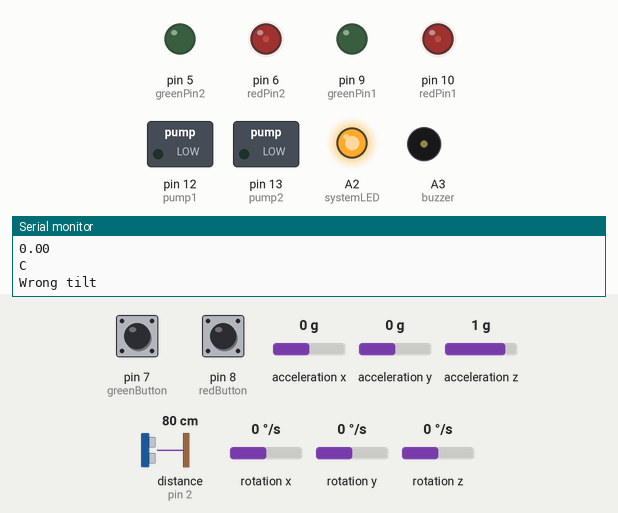
This sketch was run on a simulated Arduino Uno, built with avr-gcc and run on an emulated ATmega328P. Parts: switched loads named in the sketch (green lamp = pin HIGH), output pins drawn as LEDs (lit = HIGH), buzzer (waves = sounding), the last lines printed to the serial monitor. Wiring (inferred from the names in the program): ultrasonic range finder: trigger pin 3; echo pin 2. Inputs (shaded band) come from the test bench; at power-on: distance to the obstacle (sensor on pin 2) 80 cm, pin 8 (redButton) LOW, pin 7 (greenButton) LOW, acceleration x 0 g, acceleration y 0 g, acceleration z 1 g, rotation x 0 °/s, rotation y 0 °/s, rotation z 0 °/s. The echo pulse lasts 58.3 µs per cm; random numbers use the default seed unless the sketch sets one; pins used as bus, display or sensor lines are not drawn.

Above: at 4.89 s.
5.2 s: distance to the obstacle (sensor on pin 2) set to 250 cm
At 6.5 s:
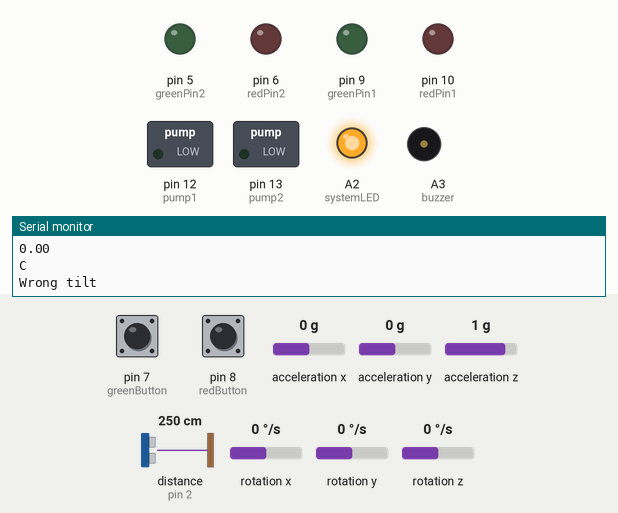
9.9 s: pin 8 (redButton) pulled HIGH for 2.8 s
At 14.0 s:
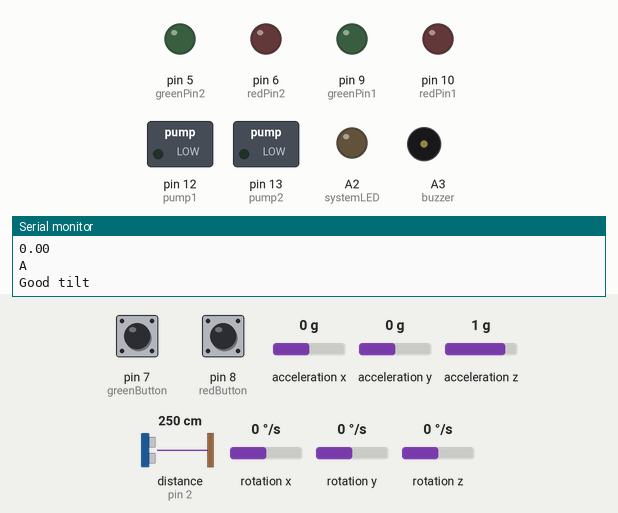
Timing chart, 0 to 15.5 s (numbered marks = the images above; inputs shaded):
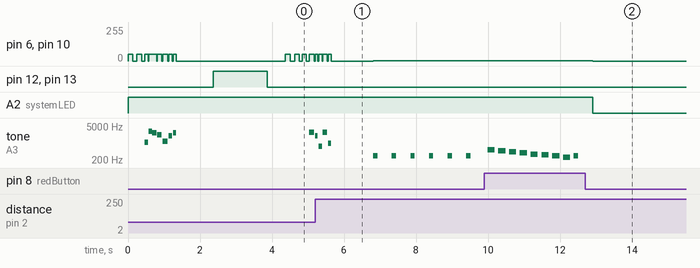

The sketch:

UnhopefulReality_Arduino_SourceCode_1.ino
```cpp
/*
  (un)Hopeful Reality [1st Arduino] - Make Things Interactive
  Code by Big Baby group, RMIT MDIT students
  Year 2023
  Youtube:

  Description:
    This is the code for the first Arduino on the wearable.
    It communicates with the second Arduino on the wall using IR.
    It uses IR receiver & transmitter, 2 RGBs, 2 buttons, URM sensor
    buzzer, LED, accelerometer and 2 pumps connected with 12v relays.

    More details about this project is on the attached slide.
*/

#include <Wire.h>  // Wire library - used for I2C communication
#include <SparkFun_MMA8452Q.h> // accelerometer library
#include <IRremote.hpp> // IR remote library using newest configuration

//define pins
  //rgb
  #define redPin1 10
  #define greenPin1 9
  #define redPin2 6
  #define greenPin2 5

  //IR
  #define receiver A0
  #define sender A1

  //button
  #define redButton 8
  #define greenButton 7

  //pump
  #define pump1 12
  #define pump2 13

  //URM
  #define echo 2
  #define trig 3

  #define systemLED A2
  #define buzzer A3
//

//define constants
  //URM
  unsigned long duration;
  float distance;
  float previousDistance = 400; // init value

  //accelerometer
  MMA8452Q accel;
  float yTilt;

  //IR
  const unsigned long IrHexValue = 0xFEA857; //sender
  const unsigned long IrHexExpected = 0xC3FF3; //receiver
//

// abort mission request variable
bool shouldSystemBeOff = false;

void setup() {
  // begin communication with serial monitor
  Serial.begin(9600);
  // begin IR communication
  IrReceiver.begin(receiver);
  IrSender.begin(sender);
  // initialize accelerometer
  accel.init();

  // initialize other I/O
  pinMode(redPin1, OUTPUT);
  pinMode(redPin2, OUTPUT);
  pinMode(greenPin1, OUTPUT);
  pinMode(greenPin2, OUTPUT);
  pinMode(redButton, INPUT);
  pinMode(greenButton, INPUT);
  pinMode(pump1, OUTPUT);
  pinMode(pump2, OUTPUT);
  pinMode(echo, INPUT);
  pinMode(trig, OUTPUT);
  pinMode(systemLED, OUTPUT);
  pinMode(buzzer, OUTPUT);

  // initialize random function
  randomSeed(analogRead(0));
}

void loop() {
  // checking IR communication
  if (IrReceiver.decode()) {
    Serial.println("IR received ");
    Serial.println(IrReceiver.decodedIRData.decodedRawData, HEX);

    if (IrReceiver.decodedIRData.decodedRawData == IrHexExpected) {
      shouldSystemBeOff = !shouldSystemBeOff;
      sadTone();
    }
  }
  IrReceiver.resume();

  // checking for any abort mission request
  if (shouldSystemBeOff) {
    systemShutDown();
    return;
  }
  else {
    digitalWrite(systemLED, HIGH);
  }

  // checking if the button pressed
  if (digitalRead(redButton) == HIGH) {
    redButtonPressed();
  }
  else if (digitalRead(greenButton) == HIGH) {
    greenButtonPressed();
  }

  // if good to go, play the game
  if (accel.available()) {
    showColor(1, 1, 0, 0);
    tone(buzzer, 300, 100);
    measureDistance();
    accel.read();
    measureTilt();

    // 2m away from the wall, tilt: 20>x>-20
    if (distance >= 200) {
      Serial.println("A");
      if (20 >= yTilt && yTilt >= -20) {
        Serial.println("Good tilt");
        showColor(1, 1, 0, 0);
        tone(buzzer, 300, 100);
      }
      else {
        Serial.println("Wrong tilt");
        showColor(50, 50, 0, 0);
        buzzing();
      }
    }

    // 2m-1m away from the wall, tilt: 60>x>20
    else if (200 > distance && distance >= 100) {
      Serial.println("B");
      if (60 >= yTilt && yTilt > 20) {
        Serial.println("Good tilt");
        showColor(1, 1, 0, 0);
        tone(buzzer, 300, 100);
      }
      else {
        Serial.println("Wrong tilt");
        showColor(50, 50, 0, 0);
        buzzing();
      }
    }

    // 1m-50cm away from the wall, tilt: -20>x>-60
    else if (100 > distance && distance >= 50) {
      Serial.println("C");
      if (-20 > yTilt && yTilt >= -60) {
        Serial.println("Good tilt");
        showColor(1, 1, 0, 0);
        tone(buzzer, 300, 100);
      }
      else {
        Serial.println("Wrong tilt");
        showColor(50, 50, 0, 0);
        buzzing();
      }
    }

    // 50cm-0cm away from the wall, tilt: >+-60
    else if (50 > distance) {
      Serial.println("D");
      if (-60 > yTilt || yTilt > 60) {
        Serial.println("Good tilt");
        showColor(1, 1, 0, 0);
        tone(buzzer, 300, 100);
      }
      else {
        Serial.println("Wrong tilt");
        showColor(50, 50, 0, 0);
        buzzing();
      }
    }
  }

  // if user getting nearer to the wall, the pump will work
  if (distance < previousDistance) {
    digitalWrite(pump1, HIGH);
    digitalWrite(pump2, HIGH);
    delay(1500);
    digitalWrite(pump1, LOW);
    digitalWrite(pump2, LOW);
  }

  // storing the previous distance value
  previousDistance = distance;

  delay(500);
}

void showColor(int red1, int red2, int green1, int green2) {
  analogWrite(redPin1, red1);
  analogWrite(redPin2, red2);
  analogWrite(greenPin1, green1);
  analogWrite(greenPin2, green2);
}

void systemShutDown() {
  digitalWrite(systemLED, LOW);
  digitalWrite(redPin1, LOW);
  digitalWrite(redPin2, LOW);
  digitalWrite(greenPin1, LOW);
  digitalWrite(greenPin2, LOW);
}

void redButtonPressed() {
  // send IR signal to shut down 2nd Arduino
  IrSender.sendNECRaw(IrHexValue, 32);
  Serial.println("Sending signal");

  // play shutting down tone
  sadTone();

  // turn off all LEDs
  shouldSystemBeOff = !shouldSystemBeOff;
}

void greenButtonPressed() {
  // play good tone
  happyTone();

  // switch red LED to green for a while
  showColor(1, 1, 1, 1); // to green
  delay(1000);
  showColor(0, 0, 10, 10);
  delay(1000);
  showColor(0, 0, 20, 20);
  delay(1000);
  showColor(0, 0, 30, 30);
  delay(1000);
  showColor(0, 0, 40, 40);
  delay(1000);
  showColor(0, 0, 50, 50);
  delay(1000);
  showColor(0, 0, 0, 0); // to no rgb
  delay(2000);

  // play bad tone
  sadTone();

  // switch back to red LED
  showColor(1, 1, 1, 1); // to red normal
  delay(2000);
  showColor(10, 10, 0, 0);
  delay(2000);
}

void measureDistance() {
  // function to measure the distance using URM sensor
  // start with the trigger off
  digitalWrite(trig, LOW);
  delayMicroseconds(2);
  // turn on the trigger to produce ultra sonic wave
  digitalWrite(trig, HIGH);
  // duration it on
  delayMicroseconds(10);
  // turn off the trigger
  digitalWrite(trig, LOW);
  // calculating duration while the echo read wave input
  duration = pulseIn(echo, HIGH);

  //distance equal to speed of sound times duration divided by 2
  distance = duration * 0.034/2;
  Serial.println(distance);
}

void measureTilt() {
  // show accelerometer reading in y axis in degree
  yTilt = map(accel.cy * 1000, -1000, 1000, -90, 90);
  Serial.println(yTilt);
}

void phrase1() {
  // function to produce low to high pitch type of sound
  // integers k and i store frequency values that are set randomly
  int k = random(1000,2000);
  showColor(50, 50, 0, 0);
  // lower frequency
  for (int i = 0; i <=  random(100,2000); i++){
    tone(buzzer, k+(-i*2));
    delay(random(.9,2));
  }
  showColor(0, 0, 0, 0);
  // to higher frequency
  for (int i = 0; i <= random(100,1000); i++){
    tone(buzzer, k + (i * 10));
    delay(random(.9,2));
  }
}

void phrase2() {
  // function to produce high to low pitch type of sound
  // integers k and i store frequency values that are set randomly
  int k = random(1000,2000);
  showColor(50, 50, 0, 0);
  // higher frequency
  for (int i = 0; i <= random(100,2000); i++){
    tone(buzzer, k+(i*2));
    delay(random(.9,2));
  }
  showColor(0, 0, 0, 0);
  // to lower frequency
  for (int i = 0; i <= random(100,1000); i++){
    tone(buzzer, k + (-i * 10));
    delay(random(.9,2));
  }
}

void buzzing() {
  // function to buzz the buzzer using variation of pitch -- R2D2 voices
  // integer K stores frequency value
  int K = 2000;
  // switch randomly between multiple combination of pitch set
  switch (random(1,7)) {
    case 1:phrase1(); break;
    case 2:phrase2(); break;
    case 3:phrase1(); phrase2(); break;
    case 4:phrase1(); phrase2(); phrase1();break;
    case 5:phrase1(); phrase2(); phrase1(); phrase2(); phrase1();break;
    case 6:phrase2(); phrase1(); phrase2(); break;
  }
  // part to produce last bit of R2D2 voice variation
  for (int i = 0; i <= random(3, 9); i++){
    showColor(50, 50, 0, 0);
    tone(buzzer, K + random(-1700, 2000));
    delay(random(70, 170));
    showColor(0, 0, 0, 0);
    noTone(buzzer);
    delay(random(0, 30));
  }
  noTone(buzzer);
  delay(random(500, 1000));
}

void sadTone() {
  for (int i = 0; i < 1; i++){
    tone(buzzer, 523.25); delay(200); noTone(buzzer); delay(100);
    tone(buzzer, 490.55); delay(200); noTone(buzzer); delay(100);
    tone(buzzer, 436.04); delay(200); noTone(buzzer); delay(100);
    tone(buzzer, 392.44); delay(200); noTone(buzzer); delay(100);
    tone(buzzer, 348.83); delay(200); noTone(buzzer); delay(100);
    tone(buzzer, 327.03); delay(200); noTone(buzzer); delay(100);
    tone(buzzer, 294.33); delay(200); noTone(buzzer); delay(100);
    tone(buzzer, 261.626); delay(200); noTone(buzzer); delay(100);
  }
}

void happyTone() {
  for (int i = 0; i < 1; i++){
    tone(buzzer, 261.626); delay(200); noTone(buzzer); delay(100);
    tone(buzzer, 294.33); delay(200); noTone(buzzer); delay(100);
    tone(buzzer, 327.03); delay(200); noTone(buzzer); delay(100);
    tone(buzzer, 348.83); delay(200); noTone(buzzer); delay(100);
    tone(buzzer, 392.44); delay(200); noTone(buzzer); delay(100);
    tone(buzzer, 436.04); delay(200); noTone(buzzer); delay(100);
    tone(buzzer, 490.55); delay(200); noTone(buzzer); delay(100);
    tone(buzzer, 523.25); delay(200); noTone(buzzer); delay(100);
  }
}
```

Measured:
- after the input at 9.9 s, pin 6 (redPin2), pin 10 (redPin1): 1/255 → 0/255 after 3.0 s; A2 (systemLED): HIGH → LOW after 3.0 s
- by itself, tone on A3 (buzzer): plays 523 Hz for 0.20 s, 490 Hz for 0.20 s, 436 Hz for 0.20 s, 392 Hz for 0.20 s, 348 Hz for 0.20 s, 327 Hz for 0.20 s … (9 notes in this stretch)
